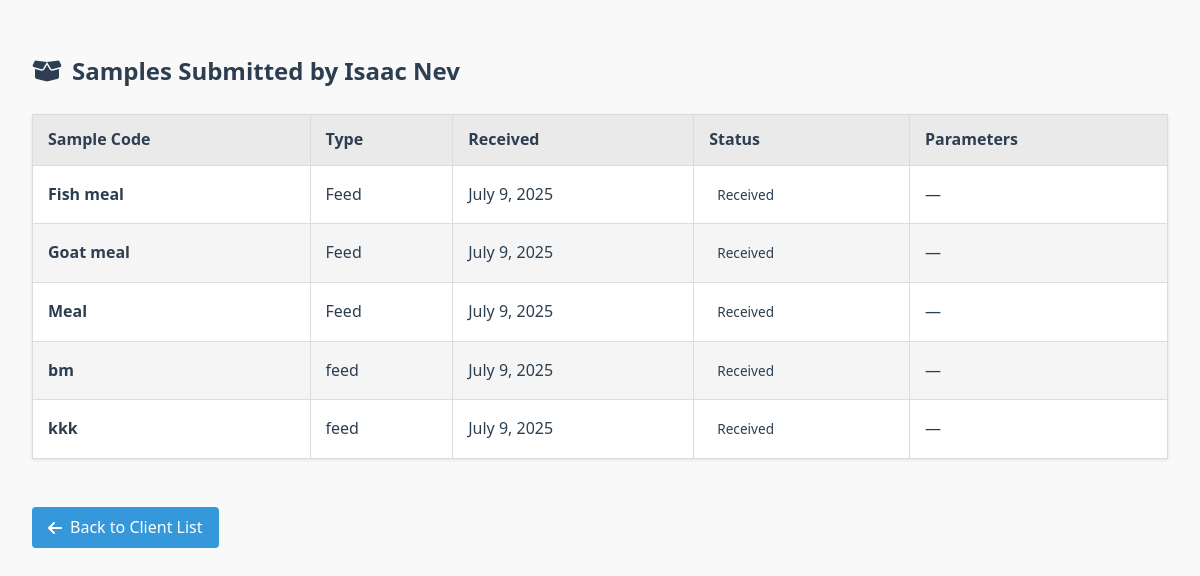
The app's page /clients/20/samples/ with its own data.
### lims/models/client.py (models this page shows, shortened)
class Client(models.Model):
    client_id = models.CharField(max_length=20, unique=True)
    name = models.CharField(max_length=100)
    organization = models.CharField(max_length=150)
    email = models.EmailField()
    phone = models.CharField(max_length=20)
    address = models.TextField()
    token = models.CharField(max_length=20, unique=True, blank=True)
    created = models.DateTimeField(auto_now_add=True)
    coa_released = models.BooleanField(default=False)

### lims/models/sample.py (models this page shows)
class Sample(models.Model):
    client = models.ForeignKey(Client, on_delete=models.CASCADE)
    sample_code = models.CharField(max_length=50)
    sample_type = models.CharField(max_length=100)
    weight = models.DecimalField(max_digits=6, decimal_places=2)
    temperature = models.DecimalField(max_digits=5, decimal_places=2, null=True, blank=True)
    humidity = models.DecimalField(max_digits=5, decimal_places=2, null=True, blank=True)
    status = models.CharField(max_length=20, choices=SampleStatus.choices, default=SampleStatus.RECEIVED)
    received_date = models.DateField(auto_now_add=True)
    verified_at = models.DateTimeField(null=True, blank=True)
    coa_released = models.BooleanField(default=False)
    manager_comment = models.TextField(blank=True, null=True)

### lims/views/clerk_views.py (the view)
# urls.py: path('clients/<int:client_id>/samples/', views.view_client_samples, name='view_client_samples'),
def view_client_samples(request, client_id):
    client = get_object_or_404(Client, id=client_id)
    samples = Sample.objects.filter(client=client).exclude(sample_type='QC').prefetch_related(
        Prefetch('testassignment_set__parameter'),
        Prefetch('testassignment_set__testresult')
    ).order_by('-received_date')
    for sample in samples:
        assignments = sample.testassignment_set.all()
        sample.parameter_names = ", ".join(
            [a.parameter.name for a in assignments if a.parameter]
        ) or "—"
        sample.result_values = ", ".join(
            [str(a.testresult.value) for a in assignments if hasattr(a, 'testresult') and a.testresult and a.testresult.value is not None]
        ) or "—"
    return render(request, "lims/client_samples.html", {
        "client": client,
        "samples": samples
    })

### lims/templates/lims/client_samples.html (shortened to what this page needs)
<!DOCTYPE html>
<html lang="en">
<head>
  <link rel="stylesheet" href="https://cdnjs.cloudflare.com/ajax/libs/font-awesome/6.4.0/css/all.min.css">
</head>
<body>
  <h2><i class="fas fa-box-open"></i> Samples Submitted by {{ client.name }}</h2>
  {% if samples %}
    <table>
      <thead>
        <tr>
          <th>Sample Code</th>
          <th>Type</th>
          <th>Received</th>
          <th>Status</th>
          <th>Parameters</th>
        </tr>
      </thead>
      <tbody>
        {% for sample in samples %}
          <tr>
            <td><strong>{{ sample.sample_code }}</strong></td>
            <td>{{ sample.sample_type }}</td>
            <td>{{ sample.received_date }}</td>
            <td>
              <span class="status-badge status-{{ sample.get_status_display|lower|cut:' ' }}">
                {{ sample.get_status_display }}
              </span>
            </td>
            <td>
              {% if sample.parameter_names %}
                <ul class="parameter-list">
                  {% for param in sample.parameter_names.split %}
                    <li>{{ param }}</li>
                  {% endfor %}
                </ul>
              {% else %}
                <span style="color: var(--dark-gray);">—</span>
              {% endif %}
            </td>
          </tr>
        {% endfor %}
      </tbody>
    </table>
  {% else %}
    <div class="empty-state">
      <p><i class="fas fa-box-open" style="font-size: 2rem; color: var(--dark-gray);"></i></p>
      <p>No samples found for this client.</p>
    </div>
  {% endif %}
  <a href="{% url 'view_all_clients' %}" class="back-btn">
    <i class="fas fa-arrow-left"></i> Back to Client List
  </a>
</body>
</html>

### lims/templates/lims/client_samples.html (style rules this page uses)
:root { --primary: #3498db; --primary-dark: #2980b9; --success: #27ae60; --warning: #f39c12; --danger: #e74c3c; --light-gray: #f5f5f5; --medium-gray: #eaeaea; --dark-gray: #7f8c8d; --text: #2c3e50; --border: #dcdcdc; }
body { font-family: 'Segoe UI', Tahoma, Geneva, Verdana, sans-serif; line-height: 1.6; color: var(--text); background-color: #f9f9f9; padding: 2rem; max-width: 1200px; margin: 0 auto; }
h2 { color: var(--text); margin-bottom: 1.5rem; display: flex; align-items: center; gap: 10px; }
.back-btn { display: inline-flex; align-items: center; gap: 8px; padding: 8px 16px; background-color: var(--primary); color: white; text-decoration: none; border-radius: 4px; margin-top: 1.5rem; transition: all 0.2s ease; }
table { width: 100%; border-collapse: collapse; margin: 1.5rem 0; box-shadow: 0 1px 3px rgba(0,0,0,0.1); background: white; }
th, td { padding: 12px 15px; border: 1px solid var(--border); text-align: left; }
th { background: var(--medium-gray); font-weight: 600; position: sticky; top: 0; }
tr:nth-child(even) { background-color: var(--light-gray); }
.status-badge { display: inline-block; padding: 4px 8px; border-radius: 4px; font-size: 0.85em; font-weight: 500; }
.parameter-list { list-style-type: none; padding-left: 0; margin: 0; }
.parameter-list li { padding: 4px 0; }

### records on screen
Client: name "Isaac Nev"
Sample: sample_code "Fish meal", sample_type "Feed", received_date "July 9, 2025", status "Received", split "—"
Sample: sample_code "Goat meal", sample_type "Feed", received_date "July 9, 2025", status "Received", split "—"
Sample: sample_code "Meal", sample_type "Feed", received_date "July 9, 2025", status "Received", split "—"
Sample: sample_code "bm", sample_type "feed", received_date "July 9, 2025", status "Received", split "—"
Sample: sample_code "kkk", sample_type "feed", received_date "July 9, 2025", status "Received", split "—"
